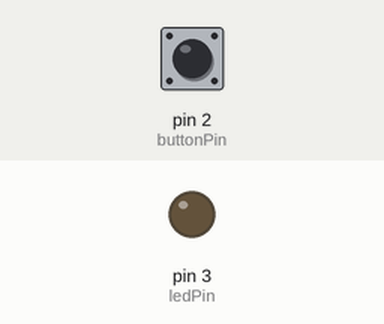
Simulated run of this sketch. Board: Arduino Uno, built with avr-gcc and run on an emulated ATmega328P. Parts: output pins drawn as LEDs (lit = HIGH). Inputs (shaded band) come from the test bench; at power-on: pin 2 (buttonPin) LOW.

Above: at 1.2 s.
1.3 s: pin 2 (buttonPin) pulled HIGH for 0.15 s
At 1.37 s:
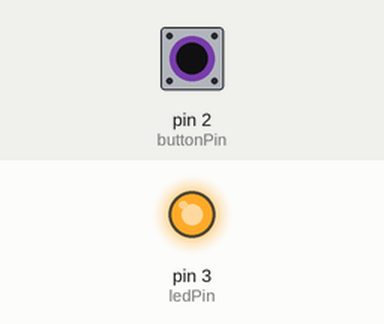
2.9 s: pin 2 (buttonPin) pulled HIGH for 3.2 s
At 7.2 s:
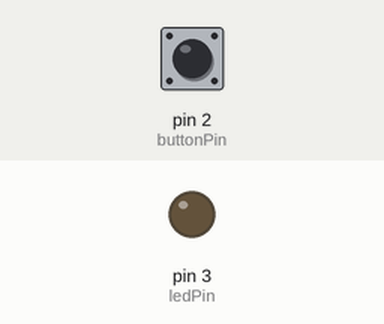
Timing chart, 0 to 8.7 s (numbered marks = the images above; inputs shaded):
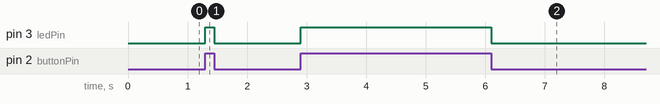

The sketch:

3_Push_button_With_Led.ino
```cpp
// Define the pins for the LED and the button
const int buttonPin = 2; // Digital pin connected to the pushbutton
const int ledPin = 3;    // Digital pin connected to the LED

// Variable to store the state of the button
int buttonState = 0;

void setup() {
  // Set the button pin as an input
  pinMode(buttonPin, INPUT);
  // Set the LED pin as an output
  pinMode(ledPin, OUTPUT);
}

void loop() {
  // Read the state of the button
  buttonState = digitalRead(buttonPin);

  // Check if the button is pressed (HIGH state)
  if (buttonState == HIGH) {
    // LED on
    digitalWrite(ledPin, HIGH);
  } else {
    // LED off
    digitalWrite(ledPin, LOW);
  }
}
```

Measured:
- after the input at 1.3 s, pin 3 (ledPin): LOW → HIGH at once, → LOW 0.15 s later
- after the input at 2.9 s, pin 3 (ledPin): LOW → HIGH at once, → LOW 3.2 s later
